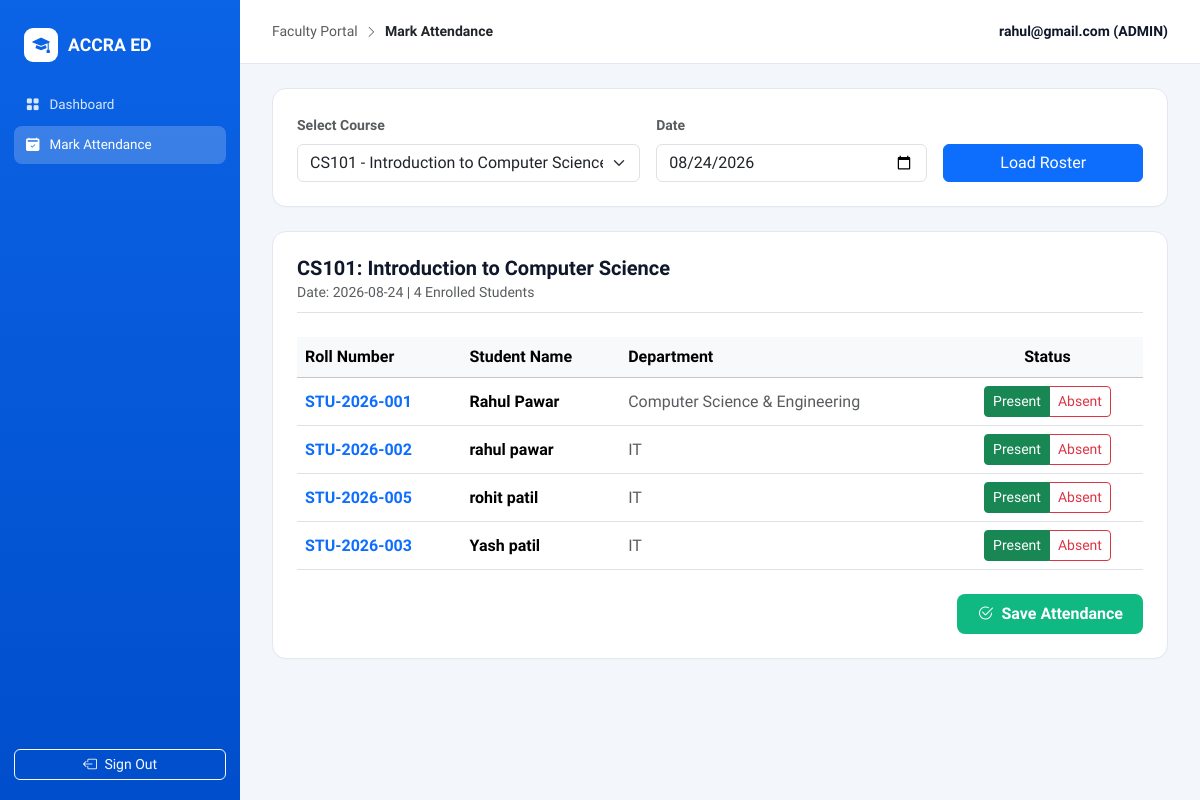
/attendance/mark/ (signed in), run on the app's committed database.
### accounts/models.py (models this page shows, shortened)
class User(AbstractUser):
    class Role(models.TextChoices):
        ADMIN = 'ADMIN', 'Admin'
        STUDENT = 'STUDENT', 'Student'
        FACULTY = 'FACULTY', 'Faculty'
    role = models.CharField(
        max_length=20,
        choices=Role.choices,
        default=Role.STUDENT
    )
    email = models.EmailField(unique=True)
    USERNAME_FIELD = 'email'
    REQUIRED_FIELDS = ['username', 'first_name', 'last_name']

### courses/models.py (models this page shows, shortened)
class Course(models.Model):
    course_code = models.CharField(max_length=20, unique=True)
    course_name = models.CharField(max_length=200)
    description = models.TextField(blank=True)
    credits = models.PositiveIntegerField(default=3)
    created_at = models.DateTimeField(auto_now_add=True)

class Enrollment(models.Model):
    class Status(models.TextChoices):
        ACTIVE = 'ACTIVE', 'Active'
        DROPPED = 'DROPPED', 'Dropped'
        COMPLETED = 'COMPLETED', 'Completed'
    student = models.ForeignKey(Student, on_delete=models.CASCADE, related_name='enrollments')
    course = models.ForeignKey(Course, on_delete=models.CASCADE, related_name='enrollments')
    enrollment_date = models.DateField(auto_now_add=True)
    status = models.CharField(max_length=20, choices=Status.choices, default=Status.ACTIVE)
    class Meta:
        unique_together = ('student', 'course')

### students/models.py (models this page shows, shortened)
class Student(models.Model):
    user = models.OneToOneField(
        settings.AUTH_USER_MODEL,
        on_delete=models.CASCADE,
        related_name='student_profile'
    )
    roll_number = models.CharField(max_length=20, unique=True)
    department = models.CharField(max_length=100)
    phone_number = models.CharField(max_length=15, blank=True)
    date_of_birth = models.DateField(null=True, blank=True)
    address = models.TextField(blank=True)
    created_at = models.DateTimeField(auto_now_add=True)

### attendance/views.py (the view, shortened to what this page needs)
# urls.py: path('mark/', mark_attendance_view, name='mark_attendance'),
@login_required
def mark_attendance_view(request):
    if request.user.role not in ['ADMIN', 'FACULTY'] and not request.user.is_staff:
        messages.error(request, "Unauthorized. Only faculty/administrators can mark attendance.")
        return redirect('dashboard')
    courses = Course.objects.all()
    selected_course_id = request.GET.get('course_id') or (courses.first().id if courses.exists() else None)
    selected_date = request.GET.get('date') or str(timezone.now().date())
    selected_course = None
    enrollments = []
    if selected_course_id:
        selected_course = get_object_or_404(Course, id=selected_course_id)
        enrollments = Enrollment.objects.filter(
            course=selected_course,
            status=Enrollment.Status.ACTIVE
        ).select_related('student__user')
    existing_attendance = {}
    if selected_course:
        records = Attendance.objects.filter(course=selected_course, date=selected_date)
        for rec in records:
            existing_attendance[rec.student_id] = rec.status
    context = {
        'courses': courses,
        'selected_course': selected_course,
        'selected_date': selected_date,
        'enrollments': enrollments,
        'existing_attendance': existing_attendance,
    }
    return render(request, 'mark_attendance.html', context)

### templates/mark_attendance.html (shortened to what this page needs)
<!DOCTYPE html>
<html lang="en">
<head>
    <link href="https://cdn.jsdelivr.net/npm/bootstrap@5.3.3/dist/css/bootstrap.min.css" rel="stylesheet">
    <link rel="stylesheet" href="https://cdn.jsdelivr.net/npm/bootstrap-icons@1.11.3/font/bootstrap-icons.min.css">
</head>
<body>
<div class="app-layout">
    <aside class="sidebar">
        <div class="brand-box">
            <div class="brand-icon"><i class="bi bi-mortarboard-fill"></i></div>
            <span>ACCRA ED</span>
        </div>
        <a href="{% url 'dashboard' %}" class="nav-item-link"><i class="bi bi-grid-fill"></i> Dashboard</a>
        <a href="{% url 'mark_attendance' %}" class="nav-item-link active"><i class="bi bi-calendar2-check-fill"></i> Mark Attendance</a>
        <div class="mt-auto">
            <form method="POST" action="{% url 'logout' %}">
                <button type="submit" class="btn btn-outline-light w-100 btn-sm rounded-2">
                    <i class="bi bi-box-arrow-left me-1"></i> Sign Out
                </button>
            </form>
        </div>
    </aside>
    <main class="workspace">
        <header class="top-bar">
            <div class="small text-muted">
                Faculty Portal <i class="bi bi-chevron-right mx-1 small"></i> <strong class="text-dark">Mark Attendance</strong>
            </div>
            <div class="fw-bold small">{{ user.email }} ({{ user.role }})</div>
        </header>
        <div class="content-area">
            <div class="panel-card mb-4">
                <form method="GET" class="row g-3 align-items-end">
                    <div class="col-md-5">
                        <label class="form-label small fw-bold text-muted">Select Course</label>
                        <select name="course_id" class="form-select">
                            {% for course in courses %}
                                <option value="{{ course.id }}" {% if selected_course and selected_course.id == course.id %}selected{% endif %}>
                                    {{ course.course_code }} - {{ course.course_name }}
                                </option>
                            {% endfor %}
                        </select>
                    </div>
                    <div class="col-md-4">
                        <label class="form-label small fw-bold text-muted">Date</label>
                        <input type="date" name="date" class="form-control" value="{{ selected_date }}">
                    </div>
                    <div class="col-md-3">
                        <button type="submit" class="btn btn-primary w-100">Load Roster</button>
                    </div>
                </form>
            </div>
            <div class="panel-card">
                {% if selected_course %}
                    <div class="d-flex justify-content-between align-items-center mb-4 pb-2 border-bottom">
                        <div>
                            <h5 class="fw-bold mb-0">{{ selected_course.course_code }}: {{ selected_course.course_name }}</h5>
                            <small class="text-muted">Date: {{ selected_date }} | {{ enrollments|length }} Enrolled Students</small>
                        </div>
                    </div>
                    <form method="POST">
                        <div class="table-responsive mb-4">
                            <table class="table align-middle mb-0">
                                <thead class="table-light">
                                    <tr>
                                        <th>Roll Number</th>
                                        <th>Student Name</th>
                                        <th>Department</th>
                                        <th class="text-center">Status</th>
                                    </tr>
                                </thead>
                                <tbody>
                                    {% for enrollment in enrollments %}
                                    {% with student=enrollment.student %}
                                    <tr>
                                        <td class="fw-bold text-primary">{{ student.roll_number }}</td>
                                        <td class="fw-semibold">{{ student.user.get_full_name|default:student.user.username }}</td>
                                        <td class="text-muted">{{ student.department }}</td>
                                        <td class="text-center">
                                            <div class="btn-group" role="group">
                                                <label class="btn btn-outline-success btn-sm" for="present_{{ student.id }}">Present</label>
                                                <label class="btn btn-outline-danger btn-sm" for="absent_{{ student.id }}">Absent</label>
                                            </div>
                                        </td>
                                    </tr>
                                    {% endwith %}
                                    {% empty %}
                                    <tr>
                                        <td colspan="4" class="text-center text-muted py-4">No students are currently enrolled in this course.</td>
                                    </tr>
                                    {% endfor %}
                                </tbody>
                            </table>
                        </div>
                        {% if enrollments %}
                        <div class="text-end">
                            <button type="submit" class="btn btn-saas-primary">
                                <i class="bi bi-check2-circle me-1"></i> Save Attendance
                            </button>
                        </div>
                        {% endif %}
                    </form>
                {% else %}
                    <p class="text-muted text-center py-4">Please create courses and enroll students first.</p>
                {% endif %}
            </div>
        </div>
    </main>
</div>
</body>
</html>

### templates/mark_attendance.html (style rules this page uses)
:root { --primary-blue: #0b63e5; --sidebar-dark: #004ecc; --bg-canvas: #f3f6fa; --card-border: #e2e8f0; --text-dark: #0f172a; }
body { font-family: 'Plus Jakarta Sans', sans-serif; background: var(--bg-canvas); color: var(--text-dark); margin: 0; }
.app-layout { display: flex; min-height: 100vh; }
.sidebar { width: 240px; background: linear-gradient(180deg, var(--primary-blue) 0%, var(--sidebar-dark) 100%); color: #fff; flex-shrink: 0; padding: 20px 14px; display: flex; flex-direction: column; }
.brand-box { display: flex; align-items: center; gap: 10px; padding: 8px 10px 24px; font-size: 1.1rem; font-weight: 800; }
.brand-icon { width: 34px; height: 34px; background: #fff; color: var(--primary-blue); border-radius: 9px; display: flex; align-items: center; justify-content: center; font-size: 1.1rem; }
.nav-item-link { display: flex; align-items: center; gap: 10px; padding: 9px 12px; color: rgba(255,255,255,0.85); text-decoration: none; font-size: 0.84rem; font-weight: 500; border-radius: 8px; margin-bottom: 2px; }
.nav-item-link:hover, .nav-item-link.active { background: rgba(255,255,255,0.2); color: #fff; }
.workspace { flex-grow: 1; display: flex; flex-direction: column; min-width: 0; }
.top-bar { height: 64px; background: #fff; border-bottom: 1px solid var(--card-border); display: flex; align-items: center; justify-content: space-between; padding: 0 32px; }
.content-area { padding: 24px 32px; }
.panel-card { background: #fff; border: 1px solid var(--card-border); border-radius: 14px; padding: 24px; box-shadow: 0 1px 2px rgba(0,0,0,0.02); }
.btn-saas-primary { background: #10b981; color: #fff; border: none; font-weight: 600; padding: 8px 20px; border-radius: 8px; }

### data on the page
User: email "rahul@gmail.com", role "ADMIN"
Course: course_code "CS101", course_name "Introduction to Computer Science"
Enrollment: student.roll_number "STU-2026-001", student.user.get_full_name "Rahul Pawar", student.department "Computer Science & Engineering"
Enrollment: student.roll_number "STU-2026-002", student.user.get_full_name "rahul pawar", student.department "IT"
Enrollment: student.roll_number "STU-2026-005", student.user.get_full_name "rohit patil", student.department "IT"
Enrollment: student.roll_number "STU-2026-003", student.user.get_full_name "Yash patil", student.department "IT"

### other printed values
{{ selected_date }} "2026-08-24"
{{ enrollments|length }} "4"
form field course_id "CS101 - Introduction to Computer Science"
